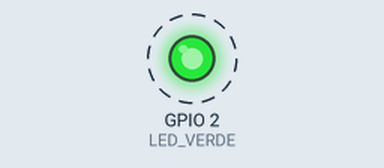
The sketch below on a simulated ESP32. On the bench: output pins drawn as LEDs (lit = HIGH). Dashed ring = blinking. What the sketch prints to the serial monitor is not drawn.

Above: at 1.3 s.
Timing chart, 0 to 4.0 s (numbered marks = the images above):
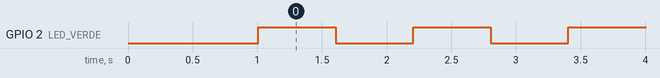

The sketch:

Transmissor.ino
```cpp
/*
 * Issue 1.1 - ESP32 Transmissor (Beacon) com Feedback Visual
 * Objetivo: Criar a rede e indicar se há receptores conectados.
 */
#include <WiFi.h>

// --- Configuração de Hardware ---
#define LED_VERDE 2 // Pino do LED Verde (mesmo padrão do receptor)

const char* ssid = "WiFi_Sensing_AP";
const char* password = "1234567890";

void setup() {
  // Configura o pino do LED
  pinMode(LED_VERDE, OUTPUT);
  digitalWrite(LED_VERDE, LOW);

  Serial.begin(115200);
  delay(1000);

  Serial.println("\n--- Configurando Transmissor (AP) ---");

  // Configura o ESP32 como Access Point
  WiFi.softAP(ssid, password);

  IPAddress IP = WiFi.softAPIP();
  Serial.print("IP do Ponto de Acesso: ");
  Serial.println(IP);
  Serial.println("Transmissor Ativo. Aguardando conexão do receptor...");
}

void loop() {
  // Verifica quantos dispositivos (stations) estão conectados
  int numEstacoes = WiFi.softAPgetStationNum();

  if (numEstacoes > 0) {
    // Se houver pelo menos 1 conexão (Receptor do Pedro Henrique ativo)
    digitalWrite(LED_VERDE, HIGH); // LED fica aceso fixo
  } else {
    // Se não houver ninguém conectado
    // Inverte o estado do LED para piscar (500ms ligado, 500ms desligado)
    digitalWrite(LED_VERDE, !digitalRead(LED_VERDE));
    delay(500);
  }

  // Pequeno delay para estabilidade do loop
  delay(100);
}
```

Measured:
- by itself, GPIO 2 (LED_VERDE): alternates HIGH for 0.60 s and LOW for 0.60 s
